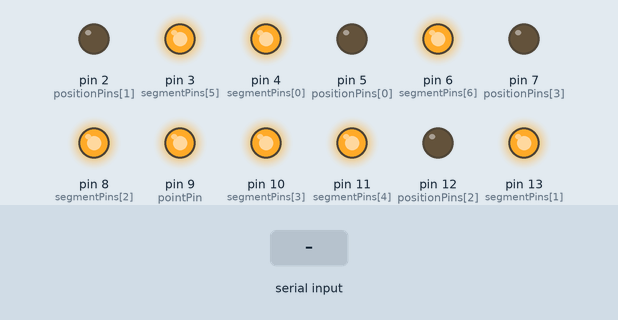
This sketch was run on a simulated Arduino Uno, built with avr-gcc and run on an emulated ATmega328P. Shown: output pins drawn as LEDs (lit = HIGH). Inputs (shaded band) come from the test bench.

Above: at 1.2 s.
1.3 s: ".\n" received over Serial
At 1.9 s:
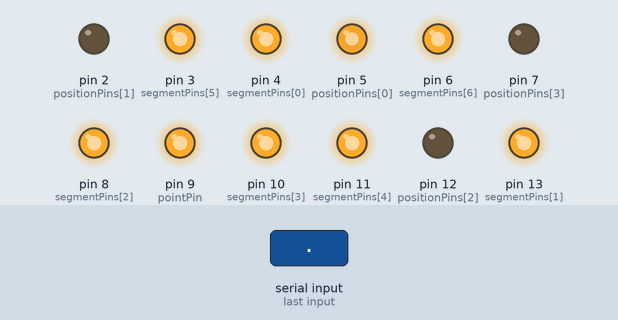
2.8 s: "0\n" received over Serial
At 3.9 s:
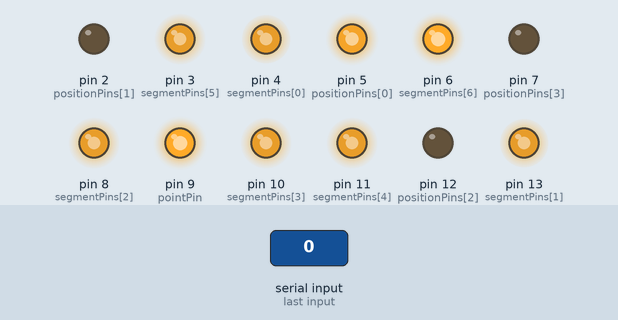
4.3 s: "2\n" received over Serial
At 4.9 s:
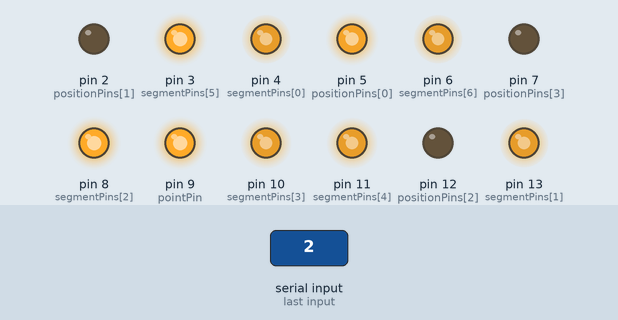
Timing chart, 0 to 7.3 s (numbered marks = the images above; inputs shaded):
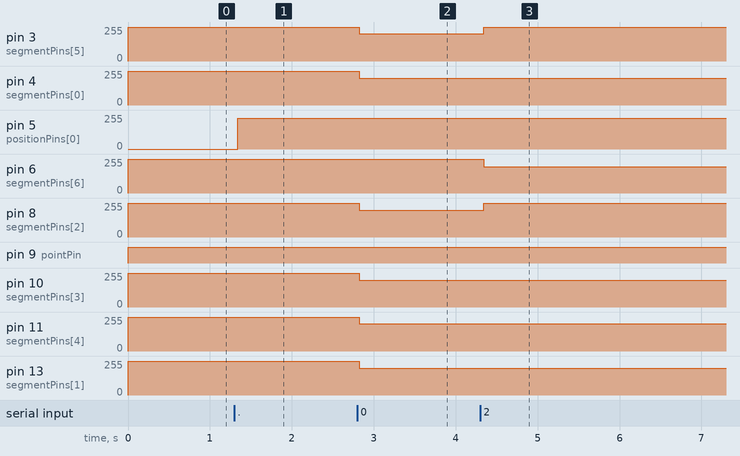

The sketch:

sketch_mar20a.ino
```cpp
uint8_t pointPin = 9;
uint8_t segmentPins[7] = { 4, 13, 8, 10, 11, 3, 6 }; // { A, B, C, D, E, F, G }
uint8_t positionPins[4] = { 5, 2, 12, 7 }; // { D1, D2, D3, D4 }

String receivedText = "";

bool displayCharAtPosition(int position, char c, bool point = false);
bool displayChar(char c, bool point = false);

void setup() {
  // Point Pin
  pinMode(pointPin, OUTPUT);
  // Position Pins
  for (int i = 0; i < 4; i++) {
    pinMode(positionPins[i], OUTPUT);
  }
  // Segment Pins
  for (int i = 0; i < 7; i++) {
    pinMode(segmentPins[i], OUTPUT);
  }
  Serial.begin(9600);
}

void loop() {
  if (receivedText != "") {
    displayText(receivedText);
  }
  clearSegments();
  if (Serial.available() > 0) {
    receivedText = Serial.readStringUntil('\n');
  }
}

// Helper functions

void displayText(String text) {
  unsigned int textLength = text.length();
  uint8_t position = 0;
  for (int i = 0; i < textLength; i++) {
    if (position == 4) break;
    if (displayCharAtPosition(position, text[i], i+1 < textLength ? text[i+1] == '.' : false)) {
      position++;
    }
  }
}

bool displayCharAtPosition(int position, char c, bool point) {
  clearSegments();
  closePositions();
  int posPin = positionPins[position];
  switchOnPosition(posPin);
  return displayChar(c, point);
}

bool displayChar(char c, bool point) {
  bool * segmentsMap = getSegmentsMap(c);
  bool segmentsMapDefined = segmentsMap != NULL;
  if (segmentsMapDefined && point) switchOnSegment(pointPin);
  if (!segmentsMapDefined) clearSegments();
  else switchOnSegments(segmentsMap);
  delete segmentsMap;
  return segmentsMapDefined;
}

bool * getSegmentsMap(char c) {
  switch (c) {
    case '0': return new bool[7] { HIGH, HIGH, HIGH, HIGH, HIGH, HIGH, LOW };
    case '1': return new bool[7] { LOW, HIGH, HIGH, LOW, LOW, LOW, LOW };
    case '2': return new bool[7] { HIGH, HIGH, LOW, HIGH, HIGH, LOW, HIGH };
    case '3': return new bool[7] { HIGH, HIGH, HIGH, HIGH, LOW, LOW, HIGH };
    case '4': return new bool[7] { LOW, HIGH, HIGH, LOW, LOW, HIGH, HIGH };
    case '5': return new bool[7] { HIGH, LOW, HIGH, HIGH, LOW, HIGH, HIGH };
    case '6': return new bool[7] { HIGH, LOW, HIGH, HIGH, HIGH, HIGH, HIGH };
    case '7': return new bool[7] { HIGH, HIGH, HIGH, LOW, LOW, LOW, LOW };
    case '8': return new bool[7] { HIGH, HIGH, HIGH, HIGH, HIGH, HIGH, HIGH };
    case '9': return new bool[7] { HIGH, HIGH, HIGH, HIGH, LOW, HIGH, HIGH };
    case 'C': return new bool[7] { HIGH, LOW, LOW, HIGH, HIGH, HIGH, LOW };
  }
  return NULL;
}

void switchOnSegments(bool segments[]) {
  for (int i = 0; i < 7; i++) {
    if (segments[i]) switchOnSegment(segmentPins[i]);
  }
}

void switchOnSegment(uint8_t p) {
  digitalWrite(p, LOW);
}

void switchOffSegment(uint8_t p) {
  digitalWrite(p, HIGH);
}

void switchOnPosition(uint8_t p) {
  digitalWrite(p, HIGH);
}

void switchOffPosition(uint8_t p) {
  digitalWrite(p, LOW);
}

void closePositions() {
  for (int i = 0; i < 4; i++) {
    switchOffPosition(positionPins[i]);
  }
}

void clearSegments() {
  for (int i = 0; i < 7; i++) {
    switchOffSegment(segmentPins[i]);
  }
  switchOffSegment(pointPin);
}
```

Measured:
- after the input at 1.3 s, pin 5 (positionPins[0]): 0/255 → 232/255 at once
- after the input at 2.8 s, pin 3 (segmentPins[5]): 255/255 → 204/255 at once; pin 4 (segmentPins[0]): 255/255 → 200/255 at once; pin 8 (segmentPins[2]), pin 10 (segmentPins[3]): 255/255 → 202/255 at once; pin 11 (segmentPins[4]): 255/255 → 203/255 at once; pin 13 (segmentPins[1]): 255/255 → 201/255 at once
- after the input at 4.3 s, pin 3 (segmentPins[5]): 204/255 → 255/255 at once; pin 6 (segmentPins[6]): 255/255 → 198/255 at once; pin 8 (segmentPins[2]): 202/255 → 255/255 at once
